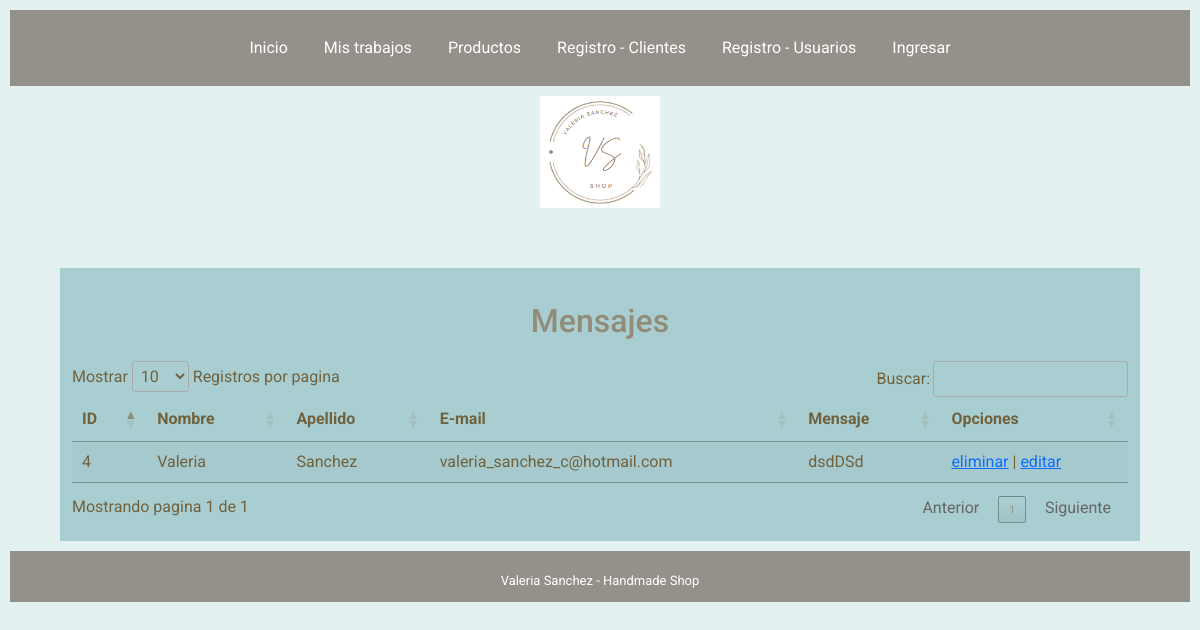
Before: /mensaje_mail/valeria_sanchez_c@hotmail.com/ with the older database file.
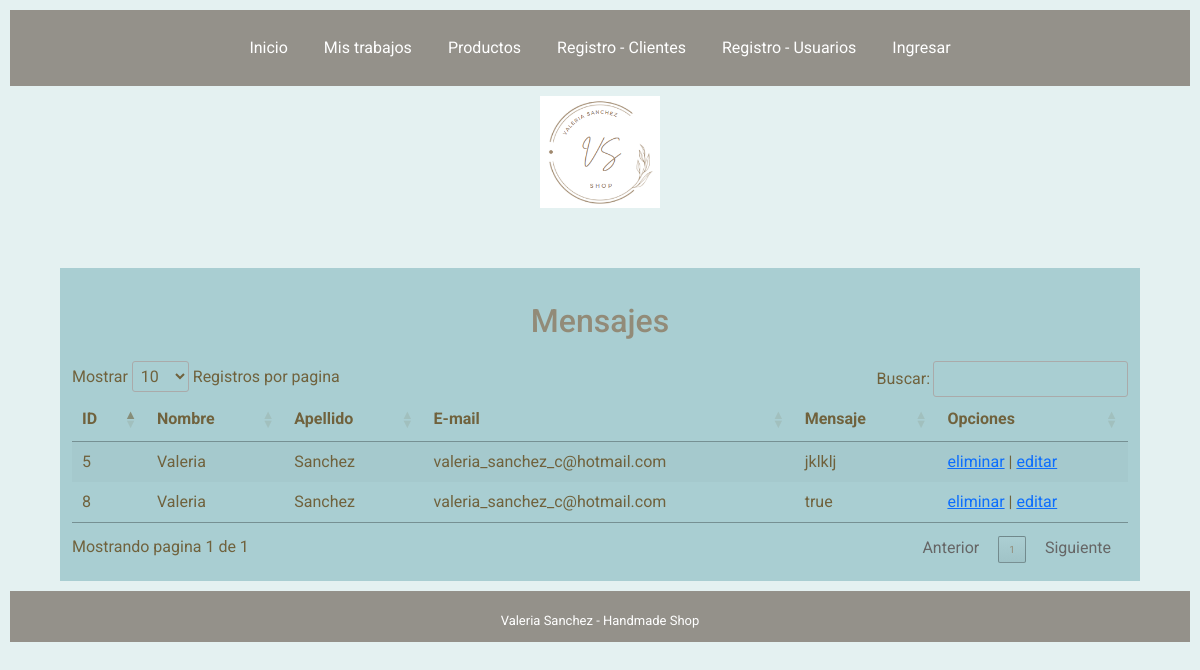
After: the same page with the newer database file.
### aplicacion1/models.py (models this page shows)
class Mensaje(models.Model):
    nombre=models.CharField(max_length=50, null=False)
    apellido=models.CharField(max_length=100, null=False)
    email=models.EmailField()
    mensaje=models.CharField(max_length=500, null=False)

### aplicacion1/views.py (the view)
# urls.py: path('mensaje_mail/<str:email>/', views.mensaje_mail, name='mensaje_mail'),
def mensaje_mail(request,email):
    email_list = Mensaje.objects.filter(email=email)
    return render(request, 'aplicacion1/mensaje_mail.html', {"correo":email_list})

### aplicacion1/templates/aplicacion1/mensaje_mail.html (shortened to what this page needs)
{%extends 'base_layout.html'%}{%block content%}
<body >
<div id="tabla_usuarios">
<header>
  <h1>Mensajes</h1>
</header>
    <table id="example" class="stripe" >
      <thead>
        <tr>
          <th>ID</th>
          <th>Nombre</th>
          <th>Apellido</th>
          <th>E-mail</th>
          <th>Mensaje</th>
          <th>Opciones</th>
        </tr>
      </thead>
      <tbody>
        {% for men in correo %}
        <tr>
          <td>{{men.id}}</td>
          <td>{{men.nombre}}</td>
          <td>{{men.apellido}}</td>
          <td>{{men.email}}</td>
          <td>{{men.mensaje}}</td>
          <td><a href="/eliminar_mensaje/{{men.id}}">eliminar</a> | <a href="/editar_mensaje/{{men.id}}">editar</a></td>
        </tr>
        {% endfor %}
      </tbody>
    </table>
</div>
</body>
</html>
{%endblock content%}

### templates/base_layout.html (shortened to what this page needs)
{% load static %}
<!DOCTYPE html>
<html lang="en">
<head>
    <link href="https://cdn.jsdelivr.net/npm/bootstrap@5.1.3/dist/css/bootstrap.min.css" rel="stylesheet">
    <link rel="stylesheet" href="https://cdn.datatables.net/1.11.4/css/jquery.dataTables.min.css">
    <link href="{% static 'aplicacion1/style.css' %}" rel="stylesheet" type="text/css" />
</head>
<nav class="navbar navbar-expand-lg navbar-light bg-black_1">
    <div class="container-fluid justify-content-center" id="barranav">
		<ul class="navbar-nav mb-2 mb-lg-0">
			<li class="nav-item">
				<a class="nav-link" href="{% url 'index' %}" id="form-contact">Inicio</a>
			</li>
			<li class="nav-item">
				<a class="nav-link" href="{% url 'productos' %}" id="form-contact">Mis trabajos</a>
			</li>
            <li class="nav-item">
				<a class="nav-link" href="{% url 'productos_lista' %}" id="form-contact">Productos</a>
			</li>
            <li class="nav-item">
				<a class="nav-link" href="{% url 'formulario_usuario' %}" id="form-contact">Registro - Clientes</a>
			</li>
            <li class="nav-item">
				<a class="nav-link" href="/register" id="form-contact">Registro - Usuarios</a>
			</li>
            <li class="nav-item">
				<a class="nav-link" href="/login" id="form-contact">Ingresar</a>
			</li>
	</div>
</nav>
<div class="logo">
    <img id="logo" src="{% static 'aplicacion1/images/logo.png'%}" class="img-fluid" alt="logo.png">
</div>
{%block content%}
{%endblock content%}
<footer>
	<div class="pie">
    <br>Valeria Sanchez - Handmade Shop
    </div>
</footer>
</html>

### aplicacion1/static/aplicacion1/style.css (style rules this page uses)
body { font-family: 'Roboto', sans-serif; background-color: rgb(228, 241, 241); }
h1 { text-align: center; color: rgb(146, 139, 120); font-size: xx-large; }
header { text-align: center; color: rgba(30, 39, 46,1.0); margin:2%; }
header h1 { text-align: center; text-align: center; color: rgb(146, 139, 120); font-size: xx-large; }
.bg-black_1 { background-color: rgb(148, 145, 138); }
nav { margin: 10px; }
#barranav ul li { margin: 10px; }
#form-contact { color: #fff; text-align: center; }
::placeholder { color: rgb(146, 139, 120); font-size: 90%; }
#tabla_usuarios { padding: 1%; margin-top: 5%; margin-right: 5%; margin-left: 5%; color:rgb(112, 98, 61); background-color: rgba(161, 202, 206, 0.87); }
#logo { width: 10%; margin-left:45%; margin-right:45%; }
::marker { color: rgb(146, 139, 120); font-size: 90%; }
footer { background-color: rgb(148, 145, 138); color:#fff; text-align: center; margin-top: 10px; margin-bottom: 10%; padding-bottom: 1%; margin:10px; font-size: small; }

Changed rows visible on the page:
removed Mensaje: id "4", nombre "Valeria", apellido "Sanchez", email "valeria_sanchez_c@hotmail.com", mensaje "dsdDSd"
added Mensaje: id "5", nombre "Valeria", apellido "Sanchez", email "valeria_sanchez_c@hotmail.com", mensaje "jklklj"
added Mensaje: id "8", nombre "Valeria", apellido "Sanchez", email "valeria_sanchez_c@hotmail.com", mensaje "true"
